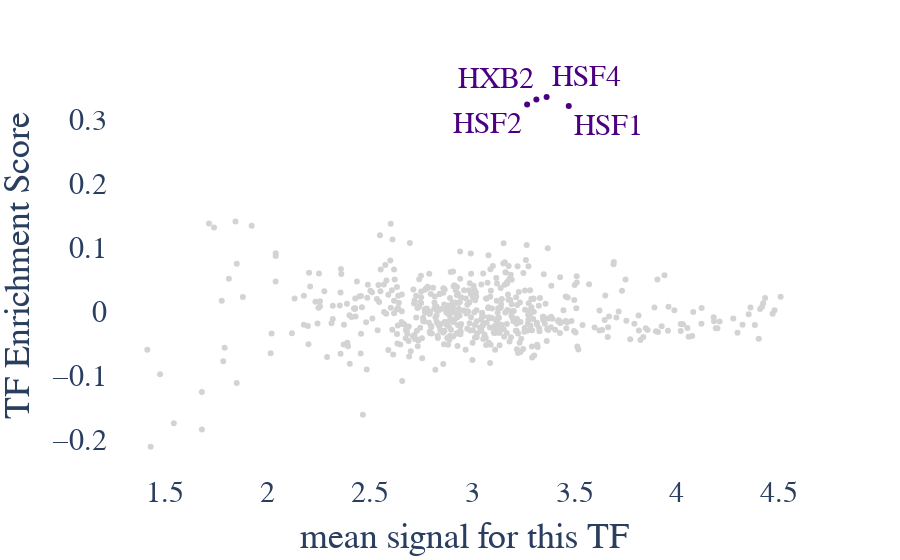

Write notebook code for a chart like this one.
### Code cell
filename = PROEthanhs
sample="PRO_T21_42"
labelcolor = samplecolor[sample]
ofn = PROoutdir+"PRO_T21.MA.svg"
outdf = MAplotresults_labeledpoints(filename, yshifts=[-20,20,20,-20], xshifts=[40,40,-40,-40],outfilename=ofn, labelcolor=labelcolor)

### Figure 1 — Plotly figure (JSON) as saved in the notebook; plotly's stock layout.template omitted (floating-point values rounded to 4 significant figures; data arrays with more than 128 entries replaced by an {"elided": "..."} marker saying what was removed)
{"data": [{"customdata": [["HSF1_HUMAN.H10MO.A", 1e-71, 1e-67], ["HSF4_HUMAN.H10MO.D", 1e-66, 1e-59], ["HXB2_HUMAN.H10MO.D", 1e-55, 1e-50], ["HSF2_HUMAN.H10MO.A", 1e-45, 1e-43]], "hovertemplate": "cutoff=Sig<br>x=%{x}<br>Corrected E-Score=%{y}<br>#TF=%{customdata[0]}<br>P-adj=%{customdata[1]}<br>Corrected P-adj=%{customdata[2]}<extra></extra>", "legendgroup": "Sig", "marker": {"color": "#4B0082", "symbol": "circle"}, "mode": "markers", "name": "Sig", "orientation": "v", "showlegend": true, "type": "scatter", "x": [3.472, 3.364, 3.314, 3.269], "xaxis": "x", "y": [0.3215, 0.3354, 0.3317, 0.3237], "yaxis": "y"}, {"customdata": {"elided": "637x3 mixed values"}, "hovertemplate": "cutoff=N.S.<br>x=%{x}<br>Corrected E-Score=%{y}<br>#TF=%{customdata[0]}<br>P-adj=%{customdata[1]}<br>Corrected P-adj=%{customdata[2]}<extra></extra>", "legendgroup": "N.S.", "marker": {"color": "#D3D3D3", "symbol": "circle"}, "mode": "markers", "name": "N.S.", "orientation": "v", "showlegend": true, "type": "scatter", "x": {"elided": "637 float values"}, "xaxis": "x", "y": {"elided": "637 float values"}, "yaxis": "y"}], "layout": {"annotations": [{"font": {"color": "#4B0082", "family": "sans serif", "size": 30}, "showarrow": false, "text": "HSF1", "x": 3.472, "xshift": 40, "y": 0.3215, "yshift": -20}, {"font": {"color": "#4B0082", "family": "sans serif", "size": 30}, "showarrow": false, "text": "HSF4", "x": 3.364, "xshift": 40, "y": 0.3354, "yshift": 20}, {"font": {"color": "#4B0082", "family": "sans serif", "size": 30}, "showarrow": false, "text": "HXB2", "x": 3.314, "xshift": -40, "y": 0.3317, "yshift": 20}, {"font": {"color": "#4B0082", "family": "sans serif", "size": 30}, "showarrow": false, "text": "HSF2", "x": 3.269, "xshift": -40, "y": 0.3237, "yshift": -20}], "font": {"family": "sans serif", "size": 30}, "legend": {"title": {"text": "cutoff"}, "tracegroupgap": 0}, "margin": {"t": 60}, "paper_bgcolor": "rgba(0, 0, 0, 0)", "plot_bgcolor": "rgba(0, 0, 0, 0)", "showlegend": false, "xaxis": {"anchor": "y", "domain": [0, 1], "title": {"text": "mean signal for this TF"}}, "yaxis": {"anchor": "x", "domain": [0, 1], "title": {"text": "TF Enrichment Score"}}}}
